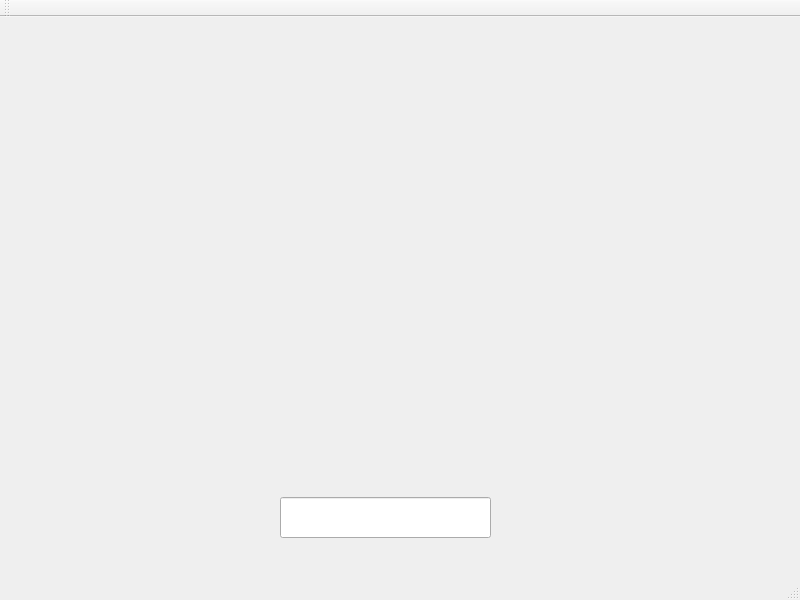
<?xml version="1.0" encoding="UTF-8"?>
<ui version="4.0">
 <class>MainWindow</class>
 <widget class="QMainWindow" name="MainWindow">
  <property name="geometry">
   <rect>
    <x>0</x>
    <y>0</y>
    <width>800</width>
    <height>600</height>
   </rect>
  </property>
  <property name="sizePolicy">
   <sizepolicy hsizetype="Fixed" vsizetype="Fixed">
    <horstretch>0</horstretch>
    <verstretch>0</verstretch>
   </sizepolicy>
  </property>
  <property name="windowTitle">
   <string>MainWindow</string>
  </property>
  <widget class="QWidget" name="centralWidget">
   <widget class="QLabel" name="label">
    <property name="geometry">
     <rect>
      <x>-11</x>
      <y>-41</y>
      <width>811</width>
      <height>611</height>
     </rect>
    </property>
    <property name="text">
     <string/>
    </property>
    <property name="pixmap">
     <pixmap resource="res.qrc">:/images/bckg.jpg</pixmap>
    </property>
   </widget>
   <widget class="QLabel" name="label_2">
    <property name="geometry">
     <rect>
      <x>290</x>
      <y>420</y>
      <width>191</width>
      <height>51</height>
     </rect>
    </property>
    <property name="font">
     <font>
      <pointsize>20</pointsize>
      <weight>75</weight>
      <italic>true</italic>
      <bold>true</bold>
      <stylestrategy>PreferDefault</stylestrategy>
     </font>
    </property>
    <property name="text">
     <string/>
    </property>
    <property name="pixmap">
     <pixmap resource="res.qrc">:/images/name.png</pixmap>
    </property>
    <property name="scaledContents">
     <bool>true</bool>
    </property>
   </widget>
   <widget class="QPushButton" name="startbutton">
    <property name="geometry">
     <rect>
      <x>110</x>
      <y>150</y>
      <width>561</width>
      <height>141</height>
     </rect>
    </property>
    <property name="autoFillBackground">
     <bool>false</bool>
    </property>
    <property name="text">
     <string/>
    </property>
    <property name="icon">
     <iconset resource="res.qrc">
      <normaloff>:/images/SART.png</normaloff>
      <normalon>:/images/SART.png</normalon>
      <activeoff>:/images/SART.png</activeoff>
      <activeon>:/images/SART2.png</activeon>
      <selectedoff>:/images/SART.png</selectedoff>
      <selectedon>:/images/SART2.png</selectedon>:/images/SART.png</iconset>
    </property>
    <property name="iconSize">
     <size>
      <width>521</width>
      <height>139</height>
     </size>
    </property>
    <property name="autoRepeat">
     <bool>false</bool>
    </property>
    <property name="autoDefault">
     <bool>false</bool>
    </property>
    <property name="default">
     <bool>false</bool>
    </property>
    <property name="flat">
     <bool>true</bool>
    </property>
   </widget>
   <widget class="QPushButton" name="infobutton">
    <property name="geometry">
     <rect>
      <x>10</x>
      <y>450</y>
      <width>21</width>
      <height>71</height>
     </rect>
    </property>
    <property name="text">
     <string/>
    </property>
    <property name="icon">
     <iconset>
      <activeoff>:/images/info.png</activeoff>
      <activeon>:/images/info.png</activeon>
     </iconset>
    </property>
    <property name="iconSize">
     <size>
      <width>70</width>
      <height>70</height>
     </size>
    </property>
    <property name="flat">
     <bool>true</bool>
    </property>
   </widget>
   <widget class="QPushButton" name="exitbutton">
    <property name="geometry">
     <rect>
      <x>740</x>
      <y>450</y>
      <width>51</width>
      <height>71</height>
     </rect>
    </property>
    <property name="text">
     <string/>
    </property>
    <property name="icon">
     <iconset>
      <activeoff>:/images/exit.png</activeoff>
     </iconset>
    </property>
    <property name="iconSize">
     <size>
      <width>70</width>
      <height>70</height>
     </size>
    </property>
    <property name="flat">
     <bool>true</bool>
    </property>
   </widget>
   <widget class="QLineEdit" name="lineEdit">
    <property name="geometry">
     <rect>
      <x>280</x>
      <y>480</y>
      <width>211</width>
      <height>41</height>
     </rect>
    </property>
   </widget>
  </widget>
  <widget class="QMenuBar" name="menuBar">
   <property name="geometry">
    <rect>
     <x>0</x>
     <y>0</y>
     <width>800</width>
     <height>22</height>
    </rect>
   </property>
  </widget>
  <widget class="QToolBar" name="mainToolBar">
   <attribute name="toolBarArea">
    <enum>TopToolBarArea</enum>
   </attribute>
   <attribute name="toolBarBreak">
    <bool>false</bool>
   </attribute>
  </widget>
  <widget class="QStatusBar" name="statusBar"/>
 </widget>
 <layoutdefault spacing="6" margin="11"/>
 <resources>
  <include location="res.qrc"/>
 </resources>
 <connections/>
</ui>
